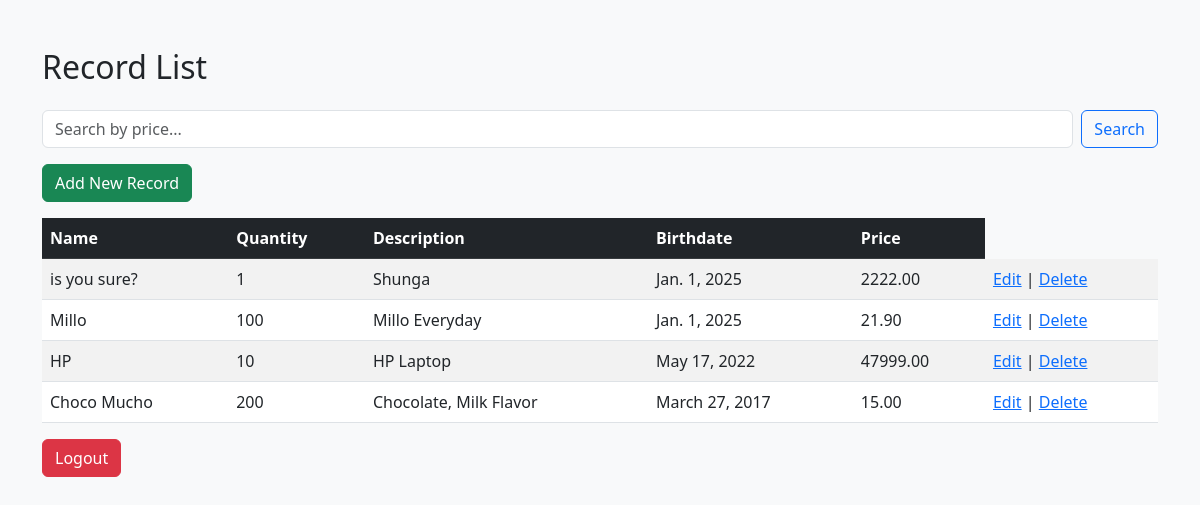
The app's page / (signed in) with its own data.
### dk/models.py (models this page shows, shortened)
class Record(models.Model):
    name = models.CharField(max_length=100)
    price = models.DecimalField(max_digits=10, decimal_places=2)
    quantity = models.IntegerField()
    birthdate = models.DateField()
    description = models.TextField()

### dk/views.py (the view, shortened to what this page needs)
# urls.py: path('', views.record_list, name='record_list'),
@login_required
def record_list(request):
    query = request.GET.get('q')
    records = Record.objects.all()
    return render(request, 'dk/record_list.html', {'records': records})

### dk/templates/dk/record_list.html (shortened to what this page needs)
<!DOCTYPE html>
<html>
<head>
    <link href="https://cdn.jsdelivr.net/npm/bootstrap@5.3.0/dist/css/bootstrap.min.css" rel="stylesheet">
</head>
<body class="bg-light">
<div class="container mt-5">
    <h2 class="mb-4">Record List</h2>
    <form method="get" class="d-flex mb-3">
        <input type="text" name="q" placeholder="Search by price..." class="form-control me-2" value="{{ request.GET.q }}">
        <button type="submit" class="btn btn-outline-primary">Search</button>
    </form>
    <a href="{% url 'add_record' %}" class="btn btn-success mb-3">Add New Record</a>
    {% if records %}
        <table class="table table-striped">
            <thead class="table-dark">
                <tr>
                    <th>Name</th>
                    <th>Quantity</th>
                    <th>Description</th>
                    <th>Birthdate</th>
                    <th>Price</th>
                </tr>
            </thead>
            <tbody>
                {% for record in records %}
                <tr>
                    <td>{{ record.name }}</td>
                    <td>{{ record.quantity}}</td>
                    <td>{{ record.description }}</td>
                    <td>{{ record.birthdate}}</td>
                    <td>{{ record.price }}</td>
                    <td>
                        <a href="{% url 'edit_record' record.id %}">Edit</a> |
                        <a href="{% url 'record_delete' record.id %}" onclick="return confirm('Are you sure you want to delete this record?');">Delete</a>
                      </td>
                </tr>
                {% endfor %}
            </tbody>
        </table>
    {% else %}
        <p>No records found.</p>
    {% endif %}
<nav>
  {% if user.is_authenticated %}
    <form method="post" action="{% url 'logout' %}" style="display:inline;">
        <button type="submit" class="btn btn-danger">Logout</button>
    </form>
  {% endif %}
</nav>
</div>
</body>
</html>

### records on screen
Record: name "is you sure?", quantity "1", description "Shunga", birthdate "Jan. 1, 2025", price "2222.00"
Record: name "Millo", quantity "100", description "Millo Everyday", birthdate "Jan. 1, 2025", price "21.90"
Record: name "HP", quantity "10", description "HP Laptop", birthdate "May 17, 2022", price "47999.00"
Record: name "Choco Mucho", quantity "200", description "Chocolate, Milk Flavor", birthdate "March 27, 2017", price "15.00"
